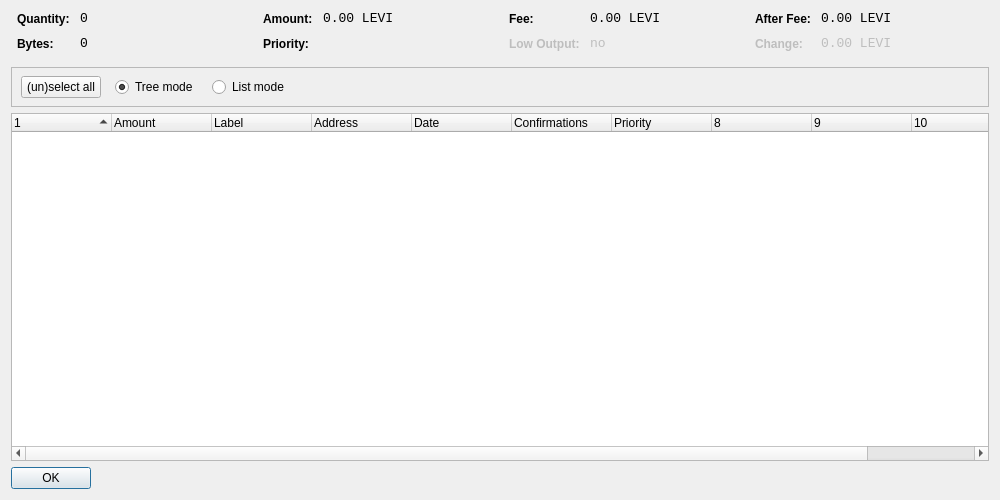
<?xml version="1.0" encoding="UTF-8"?>
<ui version="4.0">
 <class>CoinControlDialog</class>
 <widget class="QDialog" name="CoinControlDialog">
  <property name="geometry">
   <rect>
    <x>0</x>
    <y>0</y>
    <width>1000</width>
    <height>500</height>
   </rect>
  </property>
  <property name="windowTitle">
   <string>Coin Control</string>
  </property>
  <layout class="QVBoxLayout" name="verticalLayout">
   <item>
    <layout class="QHBoxLayout" name="horizontalLayoutTop" stretch="0,0,0,0">
     <property name="topMargin">
      <number>0</number>
     </property>
     <property name="bottomMargin">
      <number>10</number>
     </property>
     <item>
      <layout class="QFormLayout" name="formLayoutCoinControl1">
       <property name="horizontalSpacing">
        <number>10</number>
       </property>
       <property name="verticalSpacing">
        <number>10</number>
       </property>
       <property name="leftMargin">
        <number>6</number>
       </property>
       <property name="rightMargin">
        <number>6</number>
       </property>
       <item row="0" column="0">
        <widget class="QLabel" name="labelCoinControlQuantityText">
         <property name="styleSheet">
          <string notr="true">font-weight:bold;</string>
         </property>
         <property name="text">
          <string>Quantity:</string>
         </property>
        </widget>
       </item>
       <item row="0" column="1">
        <widget class="QLabel" name="labelCoinControlQuantity">
         <property name="font">
          <font>
           <family>Monospace</family>
           <pointsize>10</pointsize>
          </font>
         </property>
         <property name="cursor">
          <cursorShape>IBeamCursor</cursorShape>
         </property>
         <property name="contextMenuPolicy">
          <enum>Qt::ActionsContextMenu</enum>
         </property>
         <property name="text">
          <string notr="true">0</string>
         </property>
         <property name="textInteractionFlags">
          <set>Qt::LinksAccessibleByMouse|Qt::TextSelectableByKeyboard|Qt::TextSelectableByMouse</set>
         </property>
        </widget>
       </item>
       <item row="1" column="0">
        <widget class="QLabel" name="labelCoinControlBytesText">
         <property name="styleSheet">
          <string notr="true">font-weight:bold;</string>
         </property>
         <property name="text">
          <string>Bytes:</string>
         </property>
        </widget>
       </item>
       <item row="1" column="1">
        <widget class="QLabel" name="labelCoinControlBytes">
         <property name="font">
          <font>
           <family>Monospace</family>
           <pointsize>10</pointsize>
          </font>
         </property>
         <property name="cursor">
          <cursorShape>IBeamCursor</cursorShape>
         </property>
         <property name="contextMenuPolicy">
          <enum>Qt::ActionsContextMenu</enum>
         </property>
         <property name="text">
          <string notr="true">0</string>
         </property>
         <property name="textInteractionFlags">
          <set>Qt::LinksAccessibleByMouse|Qt::TextSelectableByKeyboard|Qt::TextSelectableByMouse</set>
         </property>
        </widget>
       </item>
      </layout>
     </item>
     <item>
      <layout class="QFormLayout" name="formLayoutCoinControl2">
       <property name="horizontalSpacing">
        <number>10</number>
       </property>
       <property name="verticalSpacing">
        <number>10</number>
       </property>
       <property name="leftMargin">
        <number>6</number>
       </property>
       <property name="rightMargin">
        <number>6</number>
       </property>
       <item row="0" column="0">
        <widget class="QLabel" name="labelCoinControlAmountText">
         <property name="styleSheet">
          <string notr="true">font-weight:bold;</string>
         </property>
         <property name="text">
          <string>Amount:</string>
         </property>
        </widget>
       </item>
       <item row="0" column="1">
        <widget class="QLabel" name="labelCoinControlAmount">
         <property name="font">
          <font>
           <family>Monospace</family>
           <pointsize>10</pointsize>
          </font>
         </property>
         <property name="cursor">
          <cursorShape>IBeamCursor</cursorShape>
         </property>
         <property name="contextMenuPolicy">
          <enum>Qt::ActionsContextMenu</enum>
         </property>
         <property name="text">
          <string notr="true">0.00 LEVI</string>
         </property>
         <property name="textInteractionFlags">
          <set>Qt::LinksAccessibleByMouse|Qt::TextSelectableByKeyboard|Qt::TextSelectableByMouse</set>
         </property>
        </widget>
       </item>
       <item row="1" column="0">
        <widget class="QLabel" name="labelCoinControlPriorityText">
         <property name="styleSheet">
          <string notr="true">font-weight:bold;</string>
         </property>
         <property name="text">
          <string>Priority:</string>
         </property>
        </widget>
       </item>
       <item row="1" column="1">
        <widget class="QLabel" name="labelCoinControlPriority">
         <property name="font">
          <font>
           <family>Monospace</family>
           <pointsize>10</pointsize>
          </font>
         </property>
         <property name="cursor">
          <cursorShape>IBeamCursor</cursorShape>
         </property>
         <property name="contextMenuPolicy">
          <enum>Qt::ActionsContextMenu</enum>
         </property>
         <property name="text">
          <string/>
         </property>
         <property name="textInteractionFlags">
          <set>Qt::LinksAccessibleByMouse|Qt::TextSelectableByKeyboard|Qt::TextSelectableByMouse</set>
         </property>
        </widget>
       </item>
      </layout>
     </item>
     <item>
      <layout class="QFormLayout" name="formLayoutCoinControl3">
       <property name="horizontalSpacing">
        <number>10</number>
       </property>
       <property name="verticalSpacing">
        <number>10</number>
       </property>
       <property name="leftMargin">
        <number>6</number>
       </property>
       <property name="rightMargin">
        <number>6</number>
       </property>
       <item row="0" column="0">
        <widget class="QLabel" name="labelCoinControlFeeText">
         <property name="styleSheet">
          <string notr="true">font-weight:bold;</string>
         </property>
         <property name="text">
          <string>Fee:</string>
         </property>
        </widget>
       </item>
       <item row="0" column="1">
        <widget class="QLabel" name="labelCoinControlFee">
         <property name="font">
          <font>
           <family>Monospace</family>
           <pointsize>10</pointsize>
          </font>
         </property>
         <property name="cursor">
          <cursorShape>IBeamCursor</cursorShape>
         </property>
         <property name="contextMenuPolicy">
          <enum>Qt::ActionsContextMenu</enum>
         </property>
         <property name="text">
          <string notr="true">0.00 LEVI</string>
         </property>
         <property name="textInteractionFlags">
          <set>Qt::LinksAccessibleByMouse|Qt::TextSelectableByKeyboard|Qt::TextSelectableByMouse</set>
         </property>
        </widget>
       </item>
       <item row="1" column="0">
        <widget class="QLabel" name="labelCoinControlLowOutputText">
         <property name="enabled">
          <bool>false</bool>
         </property>
         <property name="styleSheet">
          <string notr="true">font-weight:bold;</string>
         </property>
         <property name="text">
          <string>Low Output:</string>
         </property>
        </widget>
       </item>
       <item row="1" column="1">
        <widget class="QLabel" name="labelCoinControlLowOutput">
         <property name="enabled">
          <bool>false</bool>
         </property>
         <property name="font">
          <font>
           <family>Monospace</family>
           <pointsize>10</pointsize>
          </font>
         </property>
         <property name="cursor">
          <cursorShape>IBeamCursor</cursorShape>
         </property>
         <property name="contextMenuPolicy">
          <enum>Qt::ActionsContextMenu</enum>
         </property>
         <property name="text">
          <string notr="true">no</string>
         </property>
         <property name="textInteractionFlags">
          <set>Qt::LinksAccessibleByMouse|Qt::TextSelectableByKeyboard|Qt::TextSelectableByMouse</set>
         </property>
        </widget>
       </item>
      </layout>
     </item>
     <item>
      <layout class="QFormLayout" name="formLayoutCoinControl4">
       <property name="horizontalSpacing">
        <number>10</number>
       </property>
       <property name="verticalSpacing">
        <number>10</number>
       </property>
       <property name="leftMargin">
        <number>6</number>
       </property>
       <property name="rightMargin">
        <number>6</number>
       </property>
       <item row="0" column="0">
        <widget class="QLabel" name="labelCoinControlAfterFeeText">
         <property name="styleSheet">
          <string notr="true">font-weight:bold;</string>
         </property>
         <property name="text">
          <string>After Fee:</string>
         </property>
        </widget>
       </item>
       <item row="0" column="1">
        <widget class="QLabel" name="labelCoinControlAfterFee">
         <property name="font">
          <font>
           <family>Monospace</family>
           <pointsize>10</pointsize>
          </font>
         </property>
         <property name="cursor">
          <cursorShape>IBeamCursor</cursorShape>
         </property>
         <property name="contextMenuPolicy">
          <enum>Qt::ActionsContextMenu</enum>
         </property>
         <property name="text">
          <string notr="true">0.00 LEVI</string>
         </property>
         <property name="textInteractionFlags">
          <set>Qt::LinksAccessibleByMouse|Qt::TextSelectableByKeyboard|Qt::TextSelectableByMouse</set>
         </property>
        </widget>
       </item>
       <item row="1" column="0">
        <widget class="QLabel" name="labelCoinControlChangeText">
         <property name="enabled">
          <bool>false</bool>
         </property>
         <property name="styleSheet">
          <string notr="true">font-weight:bold;</string>
         </property>
         <property name="text">
          <string>Change:</string>
         </property>
        </widget>
       </item>
       <item row="1" column="1">
        <widget class="QLabel" name="labelCoinControlChange">
         <property name="enabled">
          <bool>false</bool>
         </property>
         <property name="font">
          <font>
           <family>Monospace</family>
           <pointsize>10</pointsize>
          </font>
         </property>
         <property name="cursor">
          <cursorShape>IBeamCursor</cursorShape>
         </property>
         <property name="contextMenuPolicy">
          <enum>Qt::ActionsContextMenu</enum>
         </property>
         <property name="text">
          <string notr="true">0.00 LEVI</string>
         </property>
         <property name="textInteractionFlags">
          <set>Qt::LinksAccessibleByMouse|Qt::TextSelectableByKeyboard|Qt::TextSelectableByMouse</set>
         </property>
        </widget>
       </item>
      </layout>
     </item>
    </layout>
   </item>
   <item>
    <widget class="QFrame" name="frame">
     <property name="minimumSize">
      <size>
       <width>0</width>
       <height>40</height>
      </size>
     </property>
     <property name="frameShape">
      <enum>QFrame::StyledPanel</enum>
     </property>
     <property name="frameShadow">
      <enum>QFrame::Sunken</enum>
     </property>
     <widget class="QWidget" name="horizontalLayoutWidget">
      <property name="geometry">
       <rect>
        <x>10</x>
        <y>0</y>
        <width>781</width>
        <height>41</height>
       </rect>
      </property>
      <layout class="QHBoxLayout" name="horizontalLayoutPanel" stretch="0,0,0,0,0">
       <property name="spacing">
        <number>14</number>
       </property>
       <item>
        <widget class="QPushButton" name="pushButtonSelectAll">
         <property name="sizePolicy">
          <sizepolicy hsizetype="Maximum" vsizetype="Fixed">
           <horstretch>0</horstretch>
           <verstretch>0</verstretch>
          </sizepolicy>
         </property>
         <property name="text">
          <string>(un)select all</string>
         </property>
        </widget>
       </item>
       <item>
        <widget class="QRadioButton" name="radioTreeMode">
         <property name="sizePolicy">
          <sizepolicy hsizetype="Maximum" vsizetype="Fixed">
           <horstretch>0</horstretch>
           <verstretch>0</verstretch>
          </sizepolicy>
         </property>
         <property name="text">
          <string>Tree mode</string>
         </property>
         <property name="checked">
          <bool>true</bool>
         </property>
        </widget>
       </item>
       <item>
        <widget class="QRadioButton" name="radioListMode">
         <property name="sizePolicy">
          <sizepolicy hsizetype="Maximum" vsizetype="Fixed">
           <horstretch>0</horstretch>
           <verstretch>0</verstretch>
          </sizepolicy>
         </property>
         <property name="text">
          <string>List mode</string>
         </property>
        </widget>
       </item>
       <item>
        <spacer name="horizontalSpacer">
         <property name="orientation">
          <enum>Qt::Horizontal</enum>
         </property>
         <property name="sizeHint" stdset="0">
          <size>
           <width>40</width>
           <height>20</height>
          </size>
         </property>
        </spacer>
       </item>
      </layout>
     </widget>
    </widget>
   </item>
   <item>
    <widget class="CoinControlTreeWidget" name="treeWidget">
     <property name="contextMenuPolicy">
      <enum>Qt::CustomContextMenu</enum>
     </property>
     <property name="sortingEnabled">
      <bool>false</bool>
     </property>
     <property name="columnCount">
      <number>11</number>
     </property>
     <attribute name="headerShowSortIndicator" stdset="0">
      <bool>true</bool>
     </attribute>
     <attribute name="headerStretchLastSection">
      <bool>false</bool>
     </attribute>
     <column>
      <property name="text">
       <string/>
      </property>
     </column>
     <column>
      <property name="text">
       <string>Amount</string>
      </property>
     </column>
     <column>
      <property name="text">
       <string>Label</string>
      </property>
     </column>
     <column>
      <property name="text">
       <string>Address</string>
      </property>
     </column>
     <column>
      <property name="text">
       <string>Date</string>
      </property>
     </column>
     <column>
      <property name="text">
       <string>Confirmations</string>
      </property>
      <property name="toolTip">
       <string>Confirmed</string>
      </property>
     </column>
     <column>
      <property name="text">
       <string>Priority</string>
      </property>
     </column>
     <column>
      <property name="text">
       <string/>
      </property>
     </column>
     <column>
      <property name="text">
       <string/>
      </property>
     </column>
     <column>
      <property name="text">
       <string/>
      </property>
     </column>
     <column>
      <property name="text">
       <string/>
      </property>
     </column>
    </widget>
   </item>
   <item>
    <widget class="QDialogButtonBox" name="buttonBox">
     <property name="sizePolicy">
      <sizepolicy hsizetype="Maximum" vsizetype="Fixed">
       <horstretch>0</horstretch>
       <verstretch>0</verstretch>
      </sizepolicy>
     </property>
     <property name="orientation">
      <enum>Qt::Horizontal</enum>
     </property>
     <property name="standardButtons">
      <set>QDialogButtonBox::Ok</set>
     </property>
    </widget>
   </item>
  </layout>
 </widget>
 <customwidgets>
  <customwidget>
   <class>CoinControlTreeWidget</class>
   <extends>QTreeWidget</extends>
   <header>coincontroltreewidget.h</header>
  </customwidget>
 </customwidgets>
 <resources/>
 <connections/>
</ui>
